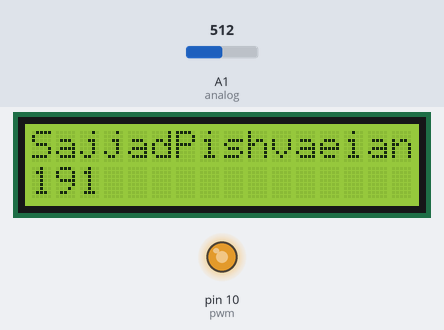
Bench run of a sketch on a simulated Arduino Uno, built with avr-gcc and run on an emulated ATmega328P. On the bench: 16×2 character LCD, output pins drawn as LEDs (lit = HIGH). The inputs (shaded band) are chosen by the test bench; at power-on: A1 (analog) = 512.

Above: at 1.2 s.
1.3 s: A1 (analog) set to 306
At 2.8 s:
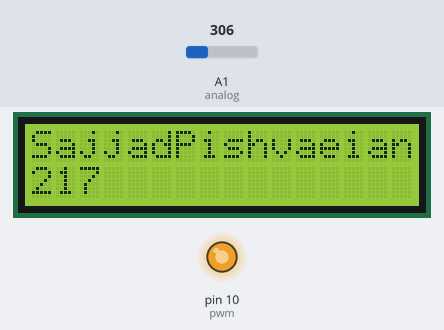
3.5 s: A1 (analog) set to 1023
At 4.3 s:
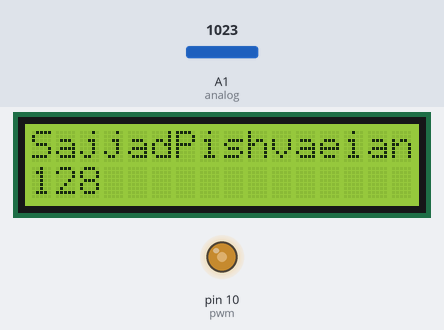
5.5 s: A1 (analog) set to 511
At 7.1 s:
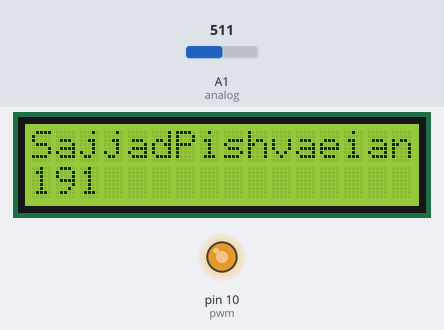
Timing chart, 0 to 8.6 s (numbered marks = the images above; inputs shaded):
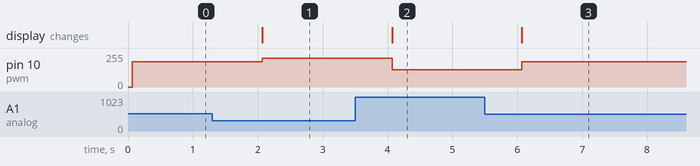

Measured:
- after the input at 1.3 s, pin 10 (pwm): 191/255 → 217/255 after 0.77 s; the display: changes after 0.77 s (image 1)
- after the input at 3.5 s, pin 10 (pwm): 217/255 → 128/255 after 0.57 s; the display: changes after 0.57 s (image 2)
- after the input at 5.5 s, pin 10 (pwm): 128/255 → 191/255 after 0.57 s; the display: changes after 0.57 s (image 3)

The sketch:

PWM_LED.ino
```cpp
#include <LiquidCrystal.h>

const int rs = 12, en = 11, d4 = 5, d5 = 4, d6 = 3, d7 = 2;
LiquidCrystal lcd(rs, en, d4, d5, d6, d7);
int analog = A1;
int pwm = 10;
int value = 0;

void setup()
{
  // put your setup code here, to run once:
  lcd.begin(16, 2);
  lcd.print("SajjadPishvaeian9531015");
  pinMode(pwm, OUTPUT);
}

void loop()
{
  // put your main code here, to run repeatedly:
  value = analogRead(analog);
  lcd.setCursor(0, 1);
  value = 255 - ((float)value/ 1023.0 )* 127.0 ;
  lcd.print(value);
  analogWrite(pwm, value);
  delay(1000);
}
```
